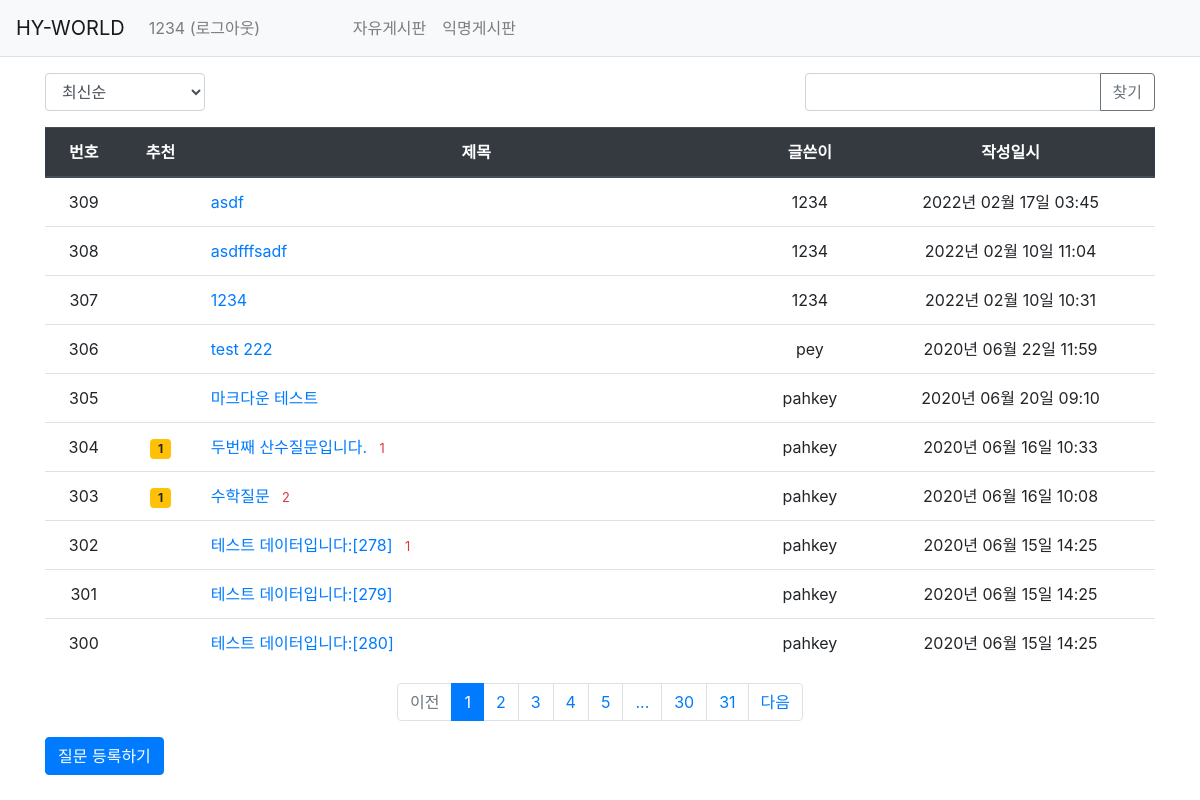
The page /question/list/ (signed in) on the database its author committed.
### pybo/models.py (models this page shows)
class User(db.Model):
    id = db.Column(db.Integer, primary_key=True)
    username = db.Column(db.String(150), unique=True, nullable=False)
    password = db.Column(db.String(200), nullable=False)
    email = db.Column(db.String(120), unique=True, nullable=False)

class Question(db.Model):
    id = db.Column(db.Integer, primary_key=True)
    subject = db.Column(db.String(200), nullable=False)
    content = db.Column(db.Text(), nullable=False)
    create_date = db.Column(db.DateTime(), nullable=False)
    user_id = db.Column(db.Integer, db.ForeignKey('user.id', ondelete='CASCADE'), nullable=False)
    user = db.relationship('User', backref=db.backref('question_set'))
    modify_date = db.Column(db.DateTime(), nullable=True)
    voter = db.relationship('User', secondary=question_voter, backref=db.backref('question_voter_set'))
    category = db.Column(db.String(20), db.ForeignKey('category.category_name'))

### pybo/views/question_views.py (the view, shortened to what this page needs)
@bp.route('/list/')
def _list():
    page = request.args.get('page', type=int, default=1)
    kw = request.args.get('kw', type=str, default='')
    so = request.args.get('so', type=str, default='recent')
    if so == 'recommend':
        sub_query = db.session.query(question_voter.c.question_id, func.count('*').label('num_voter')) \
            .group_by(question_voter.c.question_id).subquery()
        question_list = Question.query \
            .outerjoin(sub_query, Question.id == sub_query.c.question_id) \
            .order_by(_nullslast(sub_query.c.num_voter.desc()), Question.create_date.desc())
    else:  # recent
        question_list = Question.query.order_by(Question.create_date.desc())
    question_list = question_list.paginate(page, per_page=10)
    return render_template('question/question_list.html', question_list=question_list, page=page, kw=kw, so=so)

### pybo/filter.py (called while the page is built)
def format_datetime(value, fmt='%Y년 %m월 %d일 %H:%M'):
    return value.strftime(fmt)

### pybo/views/auth_views.py (called while the page is built)
@bp.before_app_request
def load_logged_in_user():
    user_id = session.get('user_id')
    if user_id is None:
        g.user = None
    else:
        g.user = User.query.get(user_id)

### pybo/templates/question/question_list.html (shortened to what this page needs)
{% extends 'base.html' %}
{% block content %}
<div class="container my-3">
    <div class="row justify-content-between my-3">
        <div class="col-2">
            <select class="form-control so">
                <option value="recent" {% if so=='recent' %}selected{% endif %}>최신순</option>
            </select>
        </div>
        <div class="col-4 input-group">
            <input type="text" class="form-control kw" value="{{ kw or '' }}">
            <div class="input-group-append">
                <button class="btn btn-outline-secondary" type="button" id="btn_search">찾기</button>
            </div>
        </div>
    </div>
    <table class="table">
        <thead>
        <tr class="text-center thead-dark">
            <th>번호</th>
            <th>추천</th>
            <th style="width:50%">제목</th>
            <th>글쓴이</th>
            <th>작성일시</th>
        </tr>
        </thead>
        <tbody>
        {% if question_list %}
        {% for question in question_list.items %}
        <tr class="text-center">
            <td>{{ question_list.total - ((question_list.page-1) * question_list.per_page) - loop.index0 }}</td>
            <td>
                {% if question.voter|length > 0 %}
                <span class="badge badge-warning px-2 py-1">{{ question.voter|length }}</span>
                {% endif %}
            </td>
            <td class="text-left">
                <a href="{{ url_for('question.detail', question_id=question.id) }}">{{ question.subject }}</a>
                {% if question.answer_set|length > 0 %}
                <span class="text-danger small ml-2">{{ question.answer_set|length }}</span>
                {% endif %}
            </td>
            <td>{{ question.user.username }}</td>
            <td>{{ question.create_date|datetime }}</td>
        </tr>
        {% endfor %}
        {% else %}
        <tr>
            <td colspan="3">질문이 없습니다.</td>
        </tr>
        {% endif %}
        </tbody>
    </table>
    <ul class="pagination justify-content-center">
        {% if question_list.has_prev %}
        <li class="page-item">
            <a class="page-link" data-page="{{ question_list.prev_num }}" href="#">이전</a>
        </li>
        {% else %}
        <li class="page-item disabled">
            <a class="page-link" tabindex="-1" aria-disabled="true" href="#">이전</a>
        </li>
        {% endif %}
        {% for page_num in question_list.iter_pages() %}
            {% if page_num %}
                {% if page_num != question_list.page %}
                <li class="page-item">
                    <a class="page-link" data-page="{{ page_num }}" href="#">{{ page_num }}</a>
                </li>
                {% else %}
                <li class="page-item active" aria-current="page">
                    <a class="page-link" href="#">{{ page_num }}</a>
                </li>
                {% endif %}
           {% else %}
                <li class="disabled">
                    <a class="page-link" href="#">...</a>
                </li>
           {% endif %}
        {% endfor %}
        {% if question_list.has_next %}
        <li class="page-item">
            <a class="page-link" data-page="{{ question_list.next_num }}" href="#">다음</a>
        </li>
        {% else %}
        <li class="page-item disabled">
            <a class="page-link" tabindex="-1" aria-disabled="true" href="#">다음</a>
        </li>
        {% endif %}
    </ul>
    <a href="{{ url_for('question.create') }}" class="btn btn-primary">질문 등록하기</a>
</div>
{% endblock %}

### pybo/templates/navbar.html (shortened to what this page needs)
<nav class="navbar navbar-expand-lg navbar-light bg-light border-bottom">
    <a class="navbar-brand" href="{{ url_for('main.index') }}">HY-WORLD</a>
    <div class="collapse navbar-collapse flex-grow-0" id="navbarNav">
        {% if g.user %}
        <ul class="navbar-nav">
            <li class="nav-item ">
                <a class="nav-link" href="{{ url_for('auth.logout') }}">{{ g.user.username }} (로그아웃)</a>
            </li>
        </ul>
        {% endif %}
        <ul class="navbar-nav">
            <li class="nav-item ">
                <a class="nav-link" href="{{ url_for('question.classify', category='general') }}">자유게시판</a>
            </li>
            <li class="nav-item ">
                <a class="nav-link" href="{{ url_for('question.classify', category='anonymous') }}">익명게시판</a>
            </li>
        </ul>
    </div>
</nav>

### rows shown on the page
User: user.username "1234"
Question: total "309", subject "asdf", user.username "1234", create_date "2022년 02월 17일 03:45"
Question: total "308", subject "asdfffsadf", user.username "1234", create_date "2022년 02월 10일 11:04"
Question: total "307", subject "1234", user.username "1234", create_date "2022년 02월 10일 10:31"
Question: total "306", subject "test 222", user.username "pey", create_date "2020년 06월 22일 11:59"
Question: total "305", subject "마크다운 테스트", user.username "pahkey", create_date "2020년 06월 20일 09:10"
Question: total "304", voter|length "1", subject "두번째 산수질문입니다.", answer_set|length "1", user.username "pahkey", create_date "2020년 06월 16일 10:33"
Question: total "303", voter|length "1", subject "수학질문", answer_set|length "2", user.username "pahkey", create_date "2020년 06월 16일 10:08"
Question: total "302", subject "테스트 데이터입니다:[278]", answer_set|length "1", user.username "pahkey", create_date "2020년 06월 15일 14:25"
Question: total "301", subject "테스트 데이터입니다:[279]", user.username "pahkey", create_date "2020년 06월 15일 14:25"
Question: total "300", subject "테스트 데이터입니다:[280]", user.username "pahkey", create_date "2020년 06월 15일 14:25"

### other values the page prints
{{ page_num }} "1"
{{ page_num }} "2" "3" "4" "5" "30" "31"
